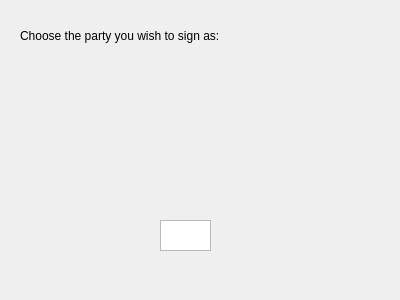
<?xml version="1.0" encoding="UTF-8"?>
<ui version="4.0">
 <class>PageSmart_Party</class>
 <widget class="QWizardPage" name="PageSmart_Party">
  <property name="geometry">
   <rect>
    <x>0</x>
    <y>0</y>
    <width>400</width>
    <height>300</height>
   </rect>
  </property>
  <property name="windowTitle">
   <string>WizardPage</string>
  </property>
  <widget class="QLabel" name="label">
   <property name="geometry">
    <rect>
     <x>20</x>
     <y>28</y>
     <width>349</width>
     <height>16</height>
    </rect>
   </property>
   <property name="text">
    <string>Choose the party you wish to sign as:</string>
   </property>
  </widget>
  <widget class="QPushButton" name="pushButtonSelect">
   <property name="geometry">
    <rect>
     <x>40</x>
     <y>60</y>
     <width>326</width>
     <height>32</height>
    </rect>
   </property>
   <property name="text">
    <string/>
   </property>
   <property name="flat">
    <bool>true</bool>
   </property>
  </widget>
  <widget class="QPlainTextEdit" name="plainTextEdit">
   <property name="geometry">
    <rect>
     <x>160</x>
     <y>220</y>
     <width>51</width>
     <height>31</height>
    </rect>
   </property>
  </widget>
 </widget>
 <resources/>
 <connections/>
</ui>
